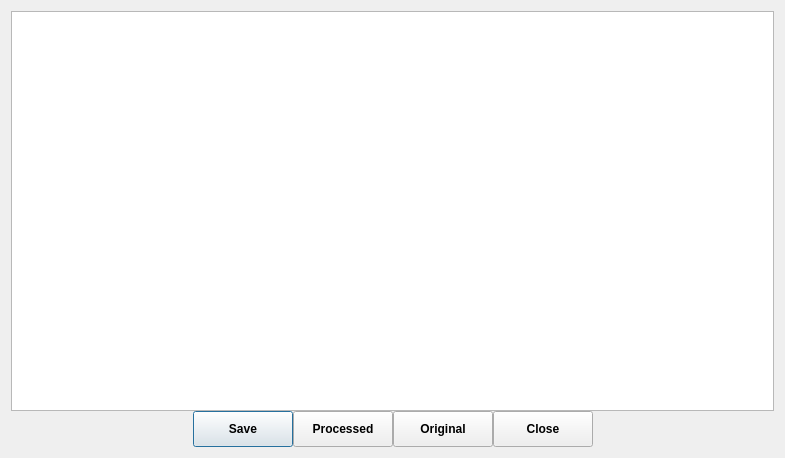
<?xml version="1.0" encoding="UTF-8"?>
<ui version="4.0">
 <class>DisplayImage</class>
 <widget class="QDialog" name="DisplayImage">
  <property name="geometry">
   <rect>
    <x>0</x>
    <y>0</y>
    <width>785</width>
    <height>458</height>
   </rect>
  </property>
  <property name="windowTitle">
   <string>Display Image</string>
  </property>
  <layout class="QGridLayout" name="gridLayout_2">
   <item row="0" column="0">
    <layout class="QGridLayout" name="gridLayout">
     <property name="bottomMargin">
      <number>0</number>
     </property>
     <property name="spacing">
      <number>0</number>
     </property>
     <item row="0" column="0">
      <layout class="QVBoxLayout" name="verticalLayout">
       <property name="spacing">
        <number>0</number>
       </property>
       <item>
        <widget class="WheelEvent" name="graphicsView">
         <property name="minimumSize">
          <size>
           <width>0</width>
           <height>350</height>
          </size>
         </property>
         <property name="maximumSize">
          <size>
           <width>16777215</width>
           <height>400</height>
          </size>
         </property>
        </widget>
       </item>
      </layout>
     </item>
     <item row="1" column="0">
      <layout class="QHBoxLayout" name="horizontalLayout">
       <item>
        <spacer name="horizontalSpacer">
         <property name="orientation">
          <enum>Qt::Orientation::Horizontal</enum>
         </property>
         <property name="sizeHint" stdset="0">
          <size>
           <width>40</width>
           <height>20</height>
          </size>
         </property>
        </spacer>
       </item>
       <item>
        <widget class="QPushButton" name="saveButton">
         <property name="minimumSize">
          <size>
           <width>100</width>
           <height>25</height>
          </size>
         </property>
         <property name="maximumSize">
          <size>
           <width>125</width>
           <height>50</height>
          </size>
         </property>
         <property name="font">
          <font>
           <bold>true</bold>
          </font>
         </property>
         <property name="text">
          <string>Save</string>
         </property>
        </widget>
       </item>
       <item>
        <widget class="QPushButton" name="displayProcessedImageButton">
         <property name="minimumSize">
          <size>
           <width>100</width>
           <height>25</height>
          </size>
         </property>
         <property name="maximumSize">
          <size>
           <width>125</width>
           <height>50</height>
          </size>
         </property>
         <property name="font">
          <font>
           <bold>true</bold>
          </font>
         </property>
         <property name="text">
          <string>Processed</string>
         </property>
        </widget>
       </item>
       <item>
        <widget class="QPushButton" name="displayOriginalImageButton">
         <property name="minimumSize">
          <size>
           <width>100</width>
           <height>25</height>
          </size>
         </property>
         <property name="maximumSize">
          <size>
           <width>125</width>
           <height>50</height>
          </size>
         </property>
         <property name="font">
          <font>
           <bold>true</bold>
          </font>
         </property>
         <property name="text">
          <string>Original</string>
         </property>
        </widget>
       </item>
       <item>
        <widget class="QPushButton" name="closeButton">
         <property name="minimumSize">
          <size>
           <width>100</width>
           <height>25</height>
          </size>
         </property>
         <property name="maximumSize">
          <size>
           <width>125</width>
           <height>50</height>
          </size>
         </property>
         <property name="font">
          <font>
           <bold>true</bold>
          </font>
         </property>
         <property name="text">
          <string>Close</string>
         </property>
        </widget>
       </item>
       <item>
        <spacer name="horizontalSpacer_2">
         <property name="orientation">
          <enum>Qt::Orientation::Horizontal</enum>
         </property>
         <property name="sizeHint" stdset="0">
          <size>
           <width>40</width>
           <height>20</height>
          </size>
         </property>
        </spacer>
       </item>
      </layout>
     </item>
    </layout>
   </item>
  </layout>
 </widget>
 <customwidgets>
  <customwidget>
   <class>WheelEvent</class>
   <extends>QGraphicsView</extends>
   <header location="global">wheelevent.h</header>
  </customwidget>
 </customwidgets>
 <resources/>
 <connections/>
</ui>
